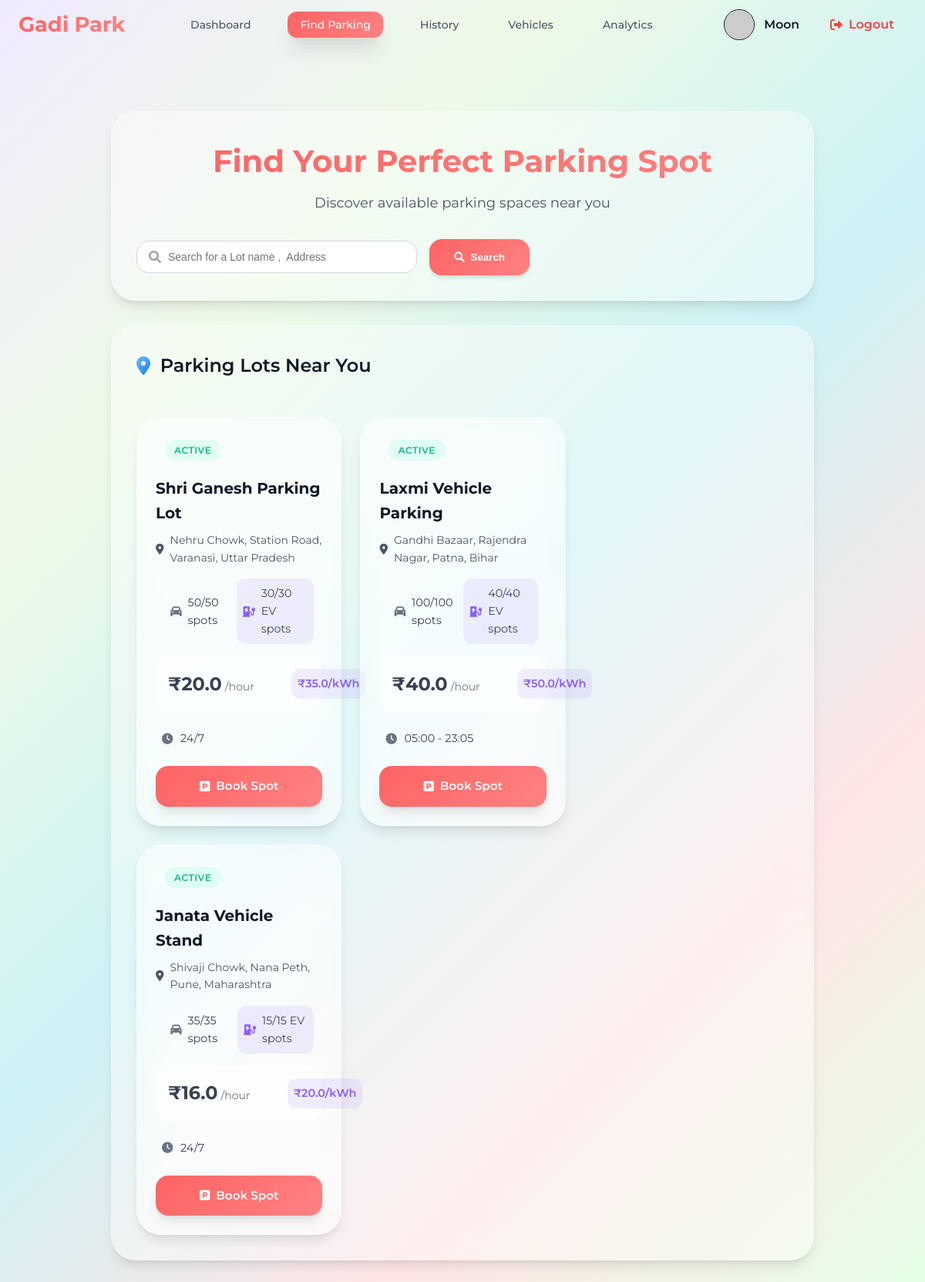
The page /find_parking (signed in) on the database its author committed.
### models/user.py (models this page shows, shortened)
class User(db.Model):
    __tablename__ = 'users'
    id=db.Column(db.Integer,primary_key=True)
    username=db.Column(db.String(80),unique=True,nullable=False)
    password_hash=db.Column(db.String(128),nullable=False)
    full_name=db.Column(db.String(80),nullable=True)
    is_admin=db.Column(db.Boolean,default=False)
    wallet_balance=db.Column(db.Float,default=0.00)
    total_parkings=db.Column(db.Integer,default=0)
    total_spendings=db.Column(db.Float,default=0)
    registration_date=db.Column(db.DateTime,default=db.func.current_timestamp())

### models/parking_lot.py (models this page shows, shortened)
class ParkingLot(db.Model):
    __tablename__ = 'parking_lots'
    id = db.Column(db.Integer, primary_key=True)
    name= db.Column(db.String(80), unique=True, nullable=False)
    address = db.Column(db.String(200), nullable=False)
    pincode = db.Column(db.String(10), nullable=False)
    hourly_rate = db.Column(db.Float, nullable=False)
    total_spots = db.Column(db.Integer, nullable=False)
    occupied_regular_spots = db.Column(db.Integer, default=0)
    occupied_ev_spots = db.Column(db.Integer, default=0)
    ev_spots = db.Column(db.Integer, default=0)
    ev_charging_rate = db.Column(db.Float, nullable=True)
    opening_time = db.Column(db.String(10), nullable=True)
    closing_time = db.Column(db.String(10), nullable=True)
    is_24_hours = db.Column(db.Boolean, default=False)
    description = db.Column(db.String(200), nullable=True)

### routes/user.py (the view)
@user_bp.route('/find_parking',methods=['POST','GET'])
@login_required
@user_required
def find_parking():
    user=User.query.get(session.get('user_id'))
    vehicles=Vehicle.query.filter_by(user_id=user.id)
    lots=ParkingLot.query.all()
    search=request.args.get('search','').strip()
    if search:
        lots=ParkingLot.query.filter(ParkingLot.name.ilike(f'%{search}%') | ParkingLot.address.ilike(f'%{search}%')).all()
    lot_id=request.args.get('lot_id')
    current_booking_time= request.args.get('current_booking_time')
    current_booking_date= request.args.get('current_booking_date')
    is_booked_by_user=Booking.query.filter_by(user_id=user.id).first()
    if is_booked_by_user:
        flash('You have any active bookings.', 'error')
        return redirect(url_for('user.user_dashboard'))
    lot = None
    if request.method == 'GET' and lot_id:
        lot = ParkingLot.query.filter_by(id=lot_id).first()
    return render_template('find_parking.html',lots=lots,lot=lot,vehicles=vehicles,current_booking_time=current_booking_time,current_booking_date=current_booking_date,user=user)

### Templates/find_parking.html (shortened to what this page needs)
{% extends "base.html" %}
{% block style %}
<link rel="stylesheet" href="{{url_for('static',filename='css/base.css')}}">
<link rel="stylesheet" href="{{url_for('static',filename='css/find_parking.css')}}">
<link rel="stylesheet" href="{{url_for('static',filename='css/modal.css')}}">
<link rel="stylesheet" href="https://cdnjs.cloudflare.com/ajax/libs/font-awesome/6.0.0/css/all.min.css">
{% endblock %}
{% block content %}
{% include "user_navbar.html" %}
<div class="user-main-content">
    <div class="search-section bg">
        <div class="search-header">
            <h1>Find Your Perfect Parking Spot</h1>
            <p>Discover available parking spaces near you</p>
        </div>
        <form action="{{url_for('user.find_parking')}}" class="search-form" method="get">
            <div class="search-container" id="search-container">
                <div class="search-box">
                    <i class="fas fa-search"></i>
                    <input type="search" placeholder="Search for a Lot name ,  Address" class="search-input" name="search" required>
                </div>
                <button type="submit" class="search-btn">
                    <i class="fas fa-search"></i>
                    Search
                </button>
            </div>
        </form>
    </div>
    <div class="parking-lots-section bg" style="padding: 2rem;">
        <div class="parking-header" >
            <h2>
                <i class="fas fa-map-marker-alt"></i>
                Parking Lots Near You
            </h2>
        </div>
        <div class="parking-lots-card-container">
            {% for lot in lots %}
            <div class="parking-lot-card bg" id="parking-lot-card" >
                <div class="card-header">
                    <div class="lot-status">
                        {% if lot.total_spots + lot.ev_spots == lot.occupied_regular_spots + lot.occupied_ev_spots %}
                            <div class="full lot-status">
                                Full
                            </div>
                        {% else %}
                            <div class="active lot-status">
                                Active
                            </div>
                        {% endif %}
                    </div>
                </div>
                <div class="card-content">
                    <h3 class="lot-name">{{ lot.name }}</h3>
                    <p class="lot-address">
                        <i class="fas fa-map-marker-alt"></i>
                        {{ lot.address }}
                    </p>
                    <div class="lot-features">
                        <div class="feature">
                            <i class="fas fa-car"></i>
                            <span>{{ lot.total_spots - lot.occupied_regular_spots }}/{{ lot.total_spots }} spots</span>
                        </div>
                        {% if lot.ev_spots > 0 %}
                        <div class="feature ev">
                            <i class="fas fa-charging-station"></i>
                            <span>{{ lot.ev_spots - lot.occupied_ev_spots }}/{{ lot.ev_spots }} EV spots</span>
                        </div>
                        {% endif %}
                    </div>
                    <div class="pricing-info">
                        <div class="price-main">
                            <span class="price">₹{{ lot.hourly_rate }}</span>
                            <span class="price-unit">/hour</span>
                        </div>
                        {% if lot.ev_spots > 0 %}
                        <div class="price-ev">
                            <span class="ev-price">₹{{ lot.ev_charging_rate }}/kWh</span>
                        </div>
                        {% endif %}
                    </div>
                    <div class="feature">
                        <i class="fas fa-clock"></i>
                        <span>
                            {% if lot.is_24_hours %}
                                24/7
                            {% else %}
                                {{ lot.opening_time }} - {{ lot.closing_time }}
                            {% endif %}
                        </span>
                    </div>
                </div>
                <div class="card-actions">
                    {% if lot.total_spots + lot.ev_spots == lot.occupied_regular_spots + lot.occupied_ev_spots %}
                    {%else%}
                    <a href="{{ url_for('booking.booking', lot_id=lot.id) }}" class="book-spot-btn btn-style">
                        <i class="fas fa-parking"></i>
                        Book Spot
                    </a>
                    {%endif%}
                </div>
            </div>
            {% endfor %}
            </div>
        </div>
    </div>
{% endblock %}

### Templates/user_navbar.html
{%extends "base.html" %}
{%block style%}
<link rel="stylesheet" href="{{url_for('static',filename='css/user_navbar.css')}}">
{%endblock%}
{%block content %}
{% set current_path = request.path %}
<nav class="top-navbar">
        <div class="nav-container">
            <div class="logo">
                <h2>Gadi Park</h2>
            </div>
            <ul class="nav-links">
                <li class="{% if current_path == url_for('user.user_dashboard')%}active{%endif%}"><a href="{{ url_for('user.user_dashboard') }}">Dashboard</a></li>
                <li class="{% if current_path == url_for('user.find_parking')%}active{%endif%}"><a href="{{ url_for('user.find_parking') }}">Find Parking</a></li>
                <li class="{% if current_path == url_for('user_activity.history')%}active{%endif%}"><a href="{{url_for('user_activity.history')}}">History</a></li>
                <li class="{% if current_path == url_for('user.vehicle')%}active{%endif%}"><a href="{{url_for('user.vehicle')}}">Vehicles</a></li>
                <li class="{% if current_path == url_for('user.user_charts')%}active{%endif%}"><a href="{{url_for('user.user_charts')}}">Analytics</a></li>
            </ul>
            <div class="user-actions">
                <a href="{{url_for('profile.profile')}}">
                    <div class="user-profile">
                        <div class="profile-avatar">
                            <img src="https://api.dicebear.com/9.x/open-peeps/svg?seed={{ username }}&backgroundColor=transparent&radius=50"alt="Profile Avatar"class="profile-avatar"/>
                        </div>
                        <span class="user-name">{{ user.full_name }}</span>
                    </div>
                </a>
                <a href="{{url_for('auth.logout')}}" class="logout-btn">
                    <i class="fas fa-sign-out-alt"></i>
                    <span>Logout</span>
                </a>
            </div>
        </div>
    </nav>
{%endblock%}

### Static/css/base.css (style rules this page uses)
:root { --main-gradient: linear-gradient(135deg, #FF6363 0%, #FF8282 100%); --gradient-blue: linear-gradient(135deg, #74b9ff 0%, #0984e3 100%); --gradient-purple: linear-gradient(135deg, #a29bfe 0%, #5044ad 100%); --gradient-pink: linear-gradient(135deg, #fd79a8 0%, #ff47fc 100%); --gradient-green: linear-gradient(135deg, #00b894 0%, #55efc4 100%); --gradient-orange: linear-gradient(135deg, #e17055 0%, #fdcb6e 100%); --gradient-red: linear-gradient(135deg, #e17055 0%, #ff1100 100%); --gradient-gray: linear-gradient(135deg, #dfe6e992 0%, #b2bec399 100%); --bg-gradient-main: linear-gradient(135deg, #F1EAFF 0%, #ecfae5f0 25%, #cbf1f5f5 50%, #FFE5E5 75%, #E5FFE5 100%); --bg-gradient-soft: linear-gradient(135deg, #ffeaa7 0%, #fab1a0 100%); --bg-gradient-cool: linear-gradient(135deg, #a8edea 0%, #fed6e3 100%); --white: #ffffff; --gray-50: #f9fafb; --gray-100: #f3f4f6; --gray-200: #e5e7eb; --gray-300: #d1d5db; --gray-400: #9ca3af; --gray-500: #6b7280; --gray-600: #4b5563; --gray-700: #374151; --gray-800: #1f2937; --gray-900: #111827; --shadow-sm: 0 1px 2px 0 rgba(0, 0, 0, 0.05); --shadow: 0 1px 3px 0 rgba(0, 0, 0, 0.1), 0 1px 2px 0 rgba(0, 0, 0, 0.06); --shadow-md: 0 4px 6px -1px rgba(0, 0, 0, 0.1), 0 2px 4px -1px rgba(0, 0, 0, 0.06); --shadow-lg: 0 10px 15px -3px rgba(0, 0, 0, 0.1), 0 4px 6px -2px rgba(0, 0, 0, 0.05); --shadow-xl: 0 20px 25px -5px rgba(0, 0, 0, 0.1), 0 10px 10px -5px rgba(0, 0, 0, 0.04); --shadow-2xl: 0 20px 25px -5px rgba(0, 0, 0, 0.208), 0 10px 10px -5px rgba(0, 0, 0, 0.04); --radius-sm: 0.375rem; --radius: 0.5rem; --radius-md: 0.75rem; --radius-lg: 1rem; --radius-xl: 1.5rem; --radius-2xl: 2rem; --refresh-btn-color:rgb(5, 84, 104); --available-color: #10b924aa; --occupied-color: #ef4444; --ev-color: #8b5cf6; --regular-color:#ffc0cb; --border-color: #ef4444; --transition: all 0.3s cubic-bezier(0.4, 0, 0.2, 1); --electric-color:rgb(255, 37, 248) (0.4, 0, 0.2, 1); }
* { margin: 0; padding: 0; box-sizing: border-box; }
body { font-family: 'Inter', sans-serif; background: var(--bg-gradient-main); color: var(--gray-800); line-height: 1.6; height: 100%; font-family: "Montserrat", sans-serif; }
.user-main-content { width: 80%; margin: 0 auto; padding: 80px 1.5rem 2rem; }
.bg { background: rgba(255, 255, 255, 0.4); backdrop-filter: blur(20px); border-radius: var(--radius-2xl); box-shadow: var(--shadow-lg); border: 1px solid rgba(255, 255, 255, 0.3); }
.btn-style { background: var(--main-gradient); color: white; border: none; padding: 0.875rem 1.5rem; border-radius: var(--radius-lg); font-weight: 600; cursor: pointer; transition: var(--transition); display: flex; align-items: center; gap: 0.5rem; box-shadow: var(--shadow-lg); font-size: 0.95rem; }
.search-container { display: flex; justify-content: space-between; align-items: center; gap: 0rem; }
.search-box { position: relative; flex: 1; max-width: 500px; display: flex; gap: 0.5rem; }
.search-box i { position: absolute; left: 1rem; top: 50%; transform: translateY(-50%); color: var(--gray-400); }
.search-btn { display: flex; align-items: center; gap: 0.5rem; padding: 1rem 2rem; background: var(--main-gradient); color: var(--white); border: none; border-radius: var(--radius-lg); font-weight: 600; cursor: pointer; transition: var(--transition); box-shadow: var(--shadow-md); margin-right: 21rem; }
.search-box input { width: 100%; padding: 0.75rem 1rem 0.75rem 2.5rem; border: 1px solid var(--gray-300); border-radius: var(--radius-lg); font-size: 0.875rem; background: var(--white); transition: var(--transition); }
.parking-lots-section { padding: 2rem; }
.parking-lots-card-container { display: flex; flex-wrap: wrap; gap: 1.5rem; margin-top: 1.5rem; }
.parking-lot-card { padding: 1.5rem; transition: var(--transition); }
.card-header { display: flex; justify-content: space-between; align-items: center; margin-bottom: 1rem; }
.lot-status { padding: 0.25rem 0.75rem; border-radius: var(--radius-md); font-size: 0.75rem; font-weight: 600; text-transform: uppercase; letter-spacing: 0.05em; }
.active { background: rgba(17, 255, 176, 0.1); color: #10b981; }
.card-content h3 { font-size: 1.25rem; font-weight: 700; color: var(--gray-900); margin-bottom: 0.5rem; }
.lot-address { display: flex; align-items: center; gap: 0.5rem; color: var(--gray-600); margin-bottom: 0.25rem; font-size: 0.875rem; }
.booking-date, .user-name-small, .lot-name, .start-time, .amount { font-weight: 500; color: var(--gray-900); }

### rows shown on the page
User: full_name "Moon"
ParkingLot: shows "ACTIVE", name "Shri Ganesh Parking Lot", address "Nehru Chowk, Station Road, Varanasi, Uttar Pradesh", lot.total_spots-lot.occupied_regular_spots "50", total_spots "50", lot.ev_spots-lot.occupied_ev_spots "30", ev_spots "30", hourly_rate "20.0", ev_charging_rate "35.0", is_24_hours "24/7"
ParkingLot: shows "ACTIVE", name "Laxmi Vehicle Parking", address "Gandhi Bazaar, Rajendra Nagar, Patna, Bihar", lot.total_spots-lot.occupied_regular_spots "100", total_spots "100", lot.ev_spots-lot.occupied_ev_spots "40", ev_spots "40", hourly_rate "40.0", ev_charging_rate "50.0", opening_time "05:00", closing_time "23:05"
ParkingLot: shows "ACTIVE", name "Janata Vehicle Stand", address "Shivaji Chowk, Nana Peth, Pune, Maharashtra", lot.total_spots-lot.occupied_regular_spots "35", total_spots "35", lot.ev_spots-lot.occupied_ev_spots "15", ev_spots "15", hourly_rate "16.0", ev_charging_rate "20.0", is_24_hours "24/7"
